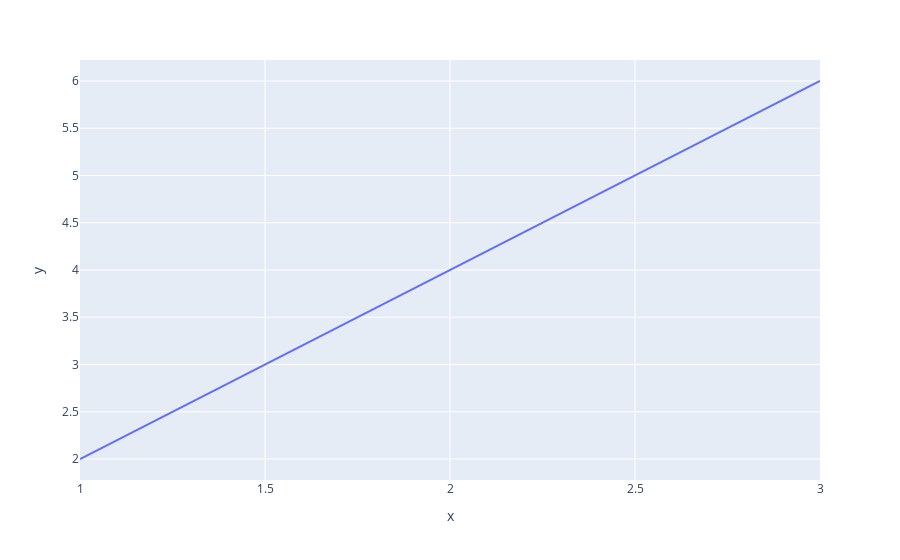

The notebook cell saved with this chart:
### Code cell
import plotly.express as px


# Creating the Figure instance
fig = px.line(x=[1, 2, 3], y=[2, 4, 6])

# showing the plot
fig.show()

### Figure 1 — Plotly figure (JSON) as saved in the notebook; plotly's stock layout.template omitted (floating-point values rounded to 4 significant figures)
{"data": [{"hovertemplate": "x=%{x}<br>y=%{y}<extra></extra>", "legendgroup": "", "line": {"color": "#636efa", "dash": "solid"}, "marker": {"symbol": "circle"}, "mode": "lines", "name": "", "orientation": "v", "showlegend": false, "type": "scatter", "x": [1, 2, 3], "xaxis": "x", "y": [2, 4, 6], "yaxis": "y"}], "layout": {"legend": {"tracegroupgap": 0}, "margin": {"t": 60}, "xaxis": {"anchor": "y", "domain": [0, 1], "title": {"text": "x"}}, "yaxis": {"anchor": "x", "domain": [0, 1], "title": {"text": "y"}}}}
